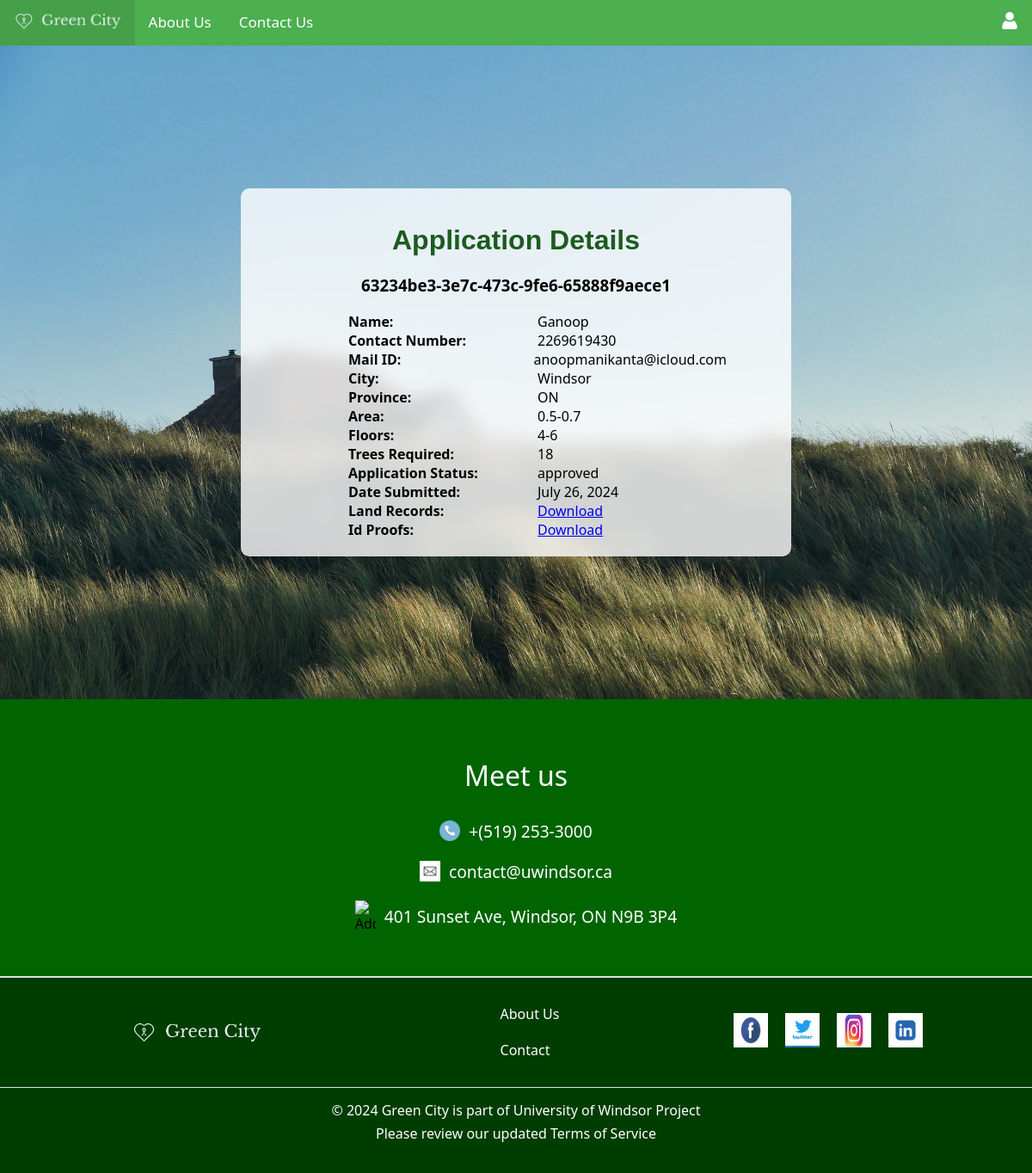
The page /application_details/1/ (signed in) on the database its author committed.
### myapp/models.py (models this page shows, shortened)
class BuildingPermit(models.Model):
    AREA_CHOICES = [
        ('0-0.3', '0<0.3'),
        ('0.3-0.5', '0.3<0.5'),
        ('0.5-0.7', '0.5<0.7'),
        ('0.7+', '>=0.7'),
    ]
    FLOORS_CHOICES = [
        ('1-3', '1-3'),
        ('4-6', '4-6'),
        ('7+', '>=7'),
    ]
    __application_status_options = {
        "submitted": "Submitted",
        "in progress": "In Progress",
        "approved": "Approved",
        "rejected": "Rejected",
        "additional": "Additional Document Required",
    }
    name = models.CharField(max_length=100)
    contact_number = models.CharField(max_length=15)
    mail_id = models.EmailField()
    city = models.CharField(max_length=100)
    province = models.CharField(max_length=100)
    area = models.CharField(max_length=20, choices=AREA_CHOICES)
    floors = models.CharField(max_length=20, choices=FLOORS_CHOICES)
    government_id_proof = models.FileField(upload_to=user_id_proof_path)
    land_purchase_record = models.FileField(upload_to=user_land_records_path)
    trees_required = models.PositiveIntegerField()
    application_number = models.CharField(max_length=50, default=str(uuid.uuid4()))
    application_status = models.CharField(max_length=20, choices=__application_status_options, default="submitted")
    date = models.CharField(max_length=50, default=str(datetime.now().strftime("%B %d, %Y")))
    user_id = models.PositiveIntegerField(default=1)
    usr = models.ForeignKey(CustomUser, on_delete=models.CASCADE)
    additional_document_description = models.CharField(max_length=1000, blank=True, null=True)
    additional_document_1 = models.FileField(upload_to=user_additional_document_1_path, blank=True, null=True)
    additional_document_2 = models.FileField(upload_to=user_additional_records_2_path, blank=True, null=True)

### myapp/views.py (the view, shortened to what this page needs)
# urls.py: path('application_details/<int:permit_id>/', views.application_details, name='application_details'),
def application_details(request, permit_id: int) -> HttpResponse:
    def _get_dict_using(application: BuildingPermit):
        return {
            'permit': application,
            'is_additional_document_1_available': True if application.additional_document_1.name is not "" else False,
            'is_additional_document_2_available': True if application.additional_document_2.name is not "" else False,
        }
    permit = get_object_or_404(BuildingPermit, pk=permit_id, user_id=request.user.id)
    return render(
        request,
        template_name='home/applications/application_details.html',
        context=_get_dict_using(permit)
    )

### myapp/templates/home/applications/application_details.html (shortened to what this page needs)
{% extends 'base.html' %}
{% block content %}
    {% load static %}
    <link rel="stylesheet" href="{% static 'home/applications/applications.css' %}">
    <div class="application-details-container">
        <div class="application-details-container-inner">
            <h1 class="application-h1">Application Details</h1>
            <h3 class="application-h2">{{ permit.application_number }}</h3>
            <div class="column-row-container">
                <div class="column">
                    <div class="row">
                        <div class="cell-label">Name:</div>
                        <div class="cell-data">{{ permit.name }}</div>
                    </div>
                    <div class="row">
                        <div class="cell-label">Contact Number:</div>
                        <div class="cell-data">{{ permit.contact_number }}</div>
                    </div>
                </div>
                <div class="column">
                    <div class="row">
                        <div class="cell-label">Mail ID:</div>
                        <div class="cell-data">{{ permit.mail_id }}</div>
                    </div>
                    <div class="row">
                        <div class="cell-label">City:</div>
                        <div class="cell-data">{{ permit.city }}</div>
                    </div>
                </div>
                <div class="column">
                    <div class="row">
                        <div class="cell-label">Province:</div>
                        <div class="cell-data">{{ permit.province }}</div>
                    </div>
                    <div class="row">
                        <div class="cell-label">Area:</div>
                        <div class="cell-data">{{ permit.area }}</div>
                    </div>
                </div>
                <div class="column">
                    <div class="row">
                        <div class="cell-label">Floors:</div>
                        <div class="cell-data">{{ permit.floors }}</div>
                    </div>
                    <div class="row">
                        <div class="cell-label">Trees Required:</div>
                        <div class="cell-data">{{ permit.trees_required }}</div>
                    </div>
                </div>
                <div class="column">
                    <div class="row">
                        <div class="cell-label">Application Status:</div>
                        <div class="cell-data">{{ permit.application_status }}</div>
                    </div>
                    <div class="row">
                        <div class="cell-label">Date Submitted:</div>
                        <div class="cell-data">{{ permit.date }}</div>
                    </div>
                </div>
                <div class="column">
                    <div class="row">
                        <div class="cell-label">Land Records:</div>
                        <div class="cell-data"><a href="{% url 'myapp:download_land_record_document' permit.id%}">Download</a></div>
                    </div>
                    <div class="row">
                        <div class="cell-label">Id Proofs:</div>
                        <div class="cell-data"><a href="{% url 'myapp:download_id_proof' permit.id%}">Download</a></div>
                    </div>
                </div>
            </div>
        </div>
    </div>
{% endblock %}

### myapp/templates/base.css (style rules this page uses)
body { font-family: Georgia, "Segoe UI", system-ui, sans-serif; background-color: #f4f4f4; margin: 0; padding: 0; }

### myapp/templates/home/applications/applications.css (style rules this page uses)
.application-details-container { display: flex; justify-content: center; align-items: center; height: 95vh; background-image: url('house.jpg'); background-size: cover; }
.application-h1, .application-h2 { text-align: center; width: 100%; }
.application-h1 { font-family: Georgia, sans-serif; color: #1d5b1f; font-weight: 600; }
.application-details-container-inner { background: rgba(255, 255, 255, 0.8); backdrop-filter: blur(10px); border-radius: 10px; padding: 20px; width: 50%; margin: auto; }
.column-row-container { display: flex; justify-content: center; flex-direction: column; height: 100%; padding-left: 50px; }
.column { display: flex; flex-direction: column; justify-content: center; align-items: center; }
.row { display: flex; align-items: center; justify-content: space-around; width: 80%; }
.cell-label, .cell-data { width: 100%; }
.cell-label { font-weight: bold; }

### rows shown on the page
BuildingPermit: application_number "63234be3-3e7c-473c-9fe6-65888f9aece1", name "Ganoop", contact_number "2269619430", mail_id "anoopmanikanta@icloud.com", city "Windsor", province "ON", area "0.5-0.7", floors "4-6", trees_required "18", application_status "approved", date "July 26, 2024"
